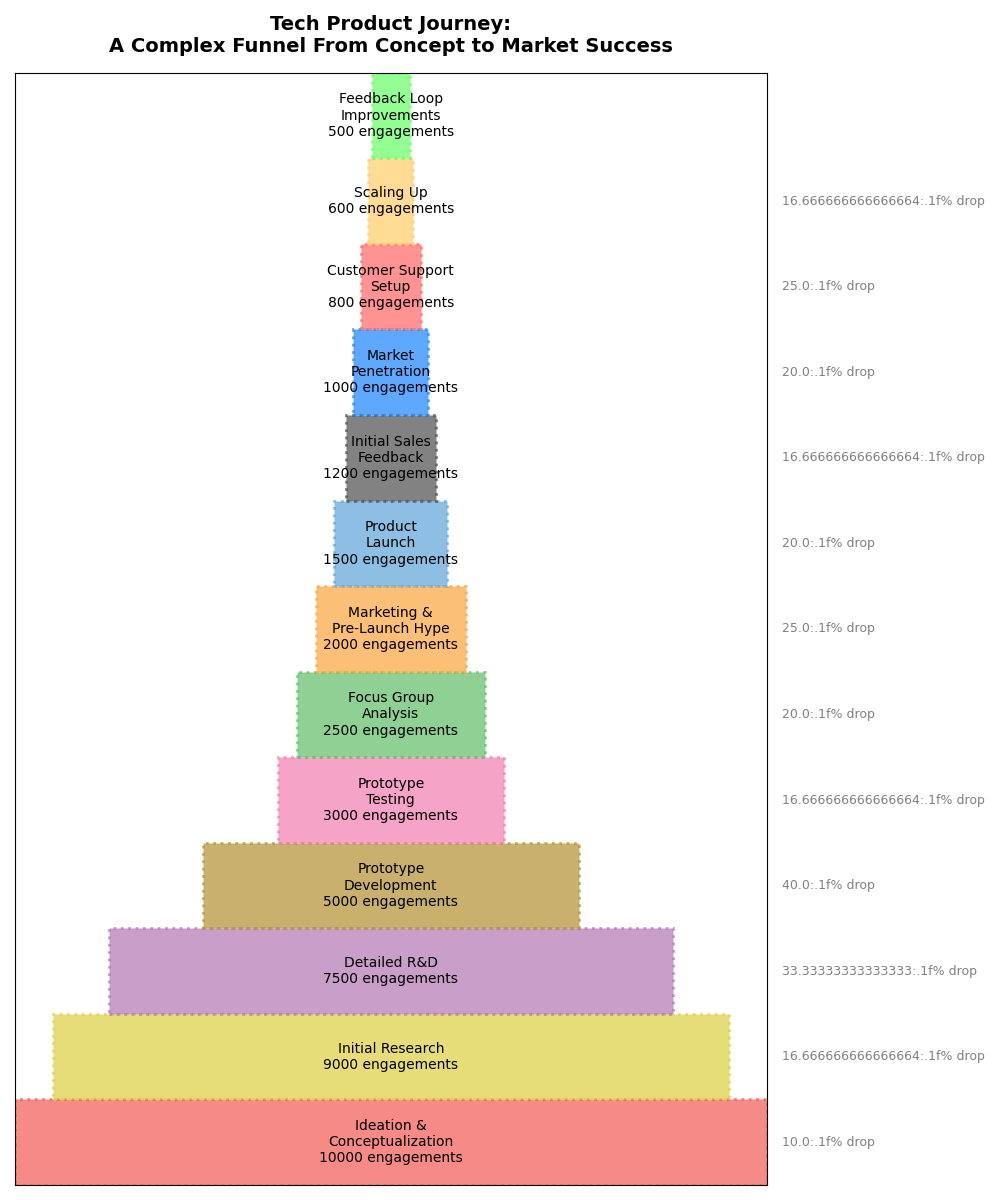

This figure's Python source:
import matplotlib.pyplot as plt
from matplotlib.patches import Rectangle
import numpy as np

stages = [
    "Ideation &\nConceptualization",
    "Initial Research",
    "Detailed R&D",
    "Prototype\nDevelopment",
    "Prototype\nTesting",
    "Focus Group\nAnalysis",
    "Marketing &\nPre-Launch Hype",
    "Product\nLaunch",
    "Initial Sales\nFeedback",
    "Market\nPenetration",
    "Customer Support\nSetup",
    "Scaling Up",
    "Feedback Loop\nImprovements"
]
values = [10000, 9000, 7500, 5000, 3000, 2500, 2000, 1500, 1200, 1000, 800, 600, 500]

percentage_drops = [(values[i] - values[i+1]) / values[i] * 100 for i in range(len(values) - 1)]

colors = ['#F15854', '#DECF3F', '#B276B2', '#B2912F', '#F17CB0', '#60BD68',
          '#FAA43A', '#5DA5DA', '#4D4D4D', '#1A85FF', '#FF6666', '#FFCC66', '#66FF66']

fig, ax = plt.subplots(figsize=(10, 12))

y_start = 0

for i, (stage, value, color) in enumerate(zip(stages, values, colors)):
    width = value / float(max(values))
    left = (1 - width) / 2

    rect = Rectangle((left, y_start), width, 1, color=color, alpha=0.7, linestyle='dotted', linewidth=2)
    ax.add_patch(rect)

    ax.text(0.5, y_start + 0.5, f'{stage}\n{value} engagements', 
            fontsize=10, va='center', ha='center', color='black')
    
    if i < len(percentage_drops):
        ax.text(1.02, y_start + 0.5, f'{percentage_drops[i]}:.1f% drop', 
                fontsize=9, va='center', ha='left', color='gray')
    
    y_start += 1

ax.set_xlim(0, 1)
ax.set_ylim(0, len(stages))
ax.set_yticks([])
ax.set_xticks([])
ax.set_title("Tech Product Journey:\nA Complex Funnel From Concept to Market Success", 
             fontsize=14, fontweight='bold', pad=15)

ax.yaxis.grid(False)

plt.tight_layout()
plt.show()
